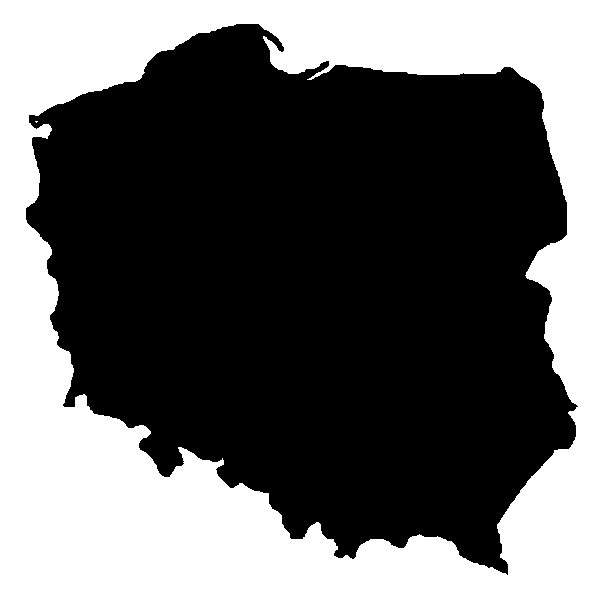
%> input picture matlabCourse/lab8/powierzchnia.bmp, 600 x 600 px
$ octave cw4.m   (GNU Octave 9; MATLAB toolbox functions it lacks are replaced by stand-ins)
%> lines starting %> are read from the running program, lines starting %| are printed output that depends on the picture; in (x1, y1, x2, y2) boxes, pixels count from 0 and x2, y2 are one past the last pixel; in counts of white or black regions, pixels touching at a corner belong together; the program's own positions count from 1
BW1 = imread('powierzchnia.bmp');
%> BW1: size 600x600 logical; 40% white; 2 white regions (1 under 20 px), largest, box (x1, y1, x2, y2) and area: (0, 0, 600, 600) 144070
SE = ones(20, 20);
BW2 = imerode(BW1, SE);
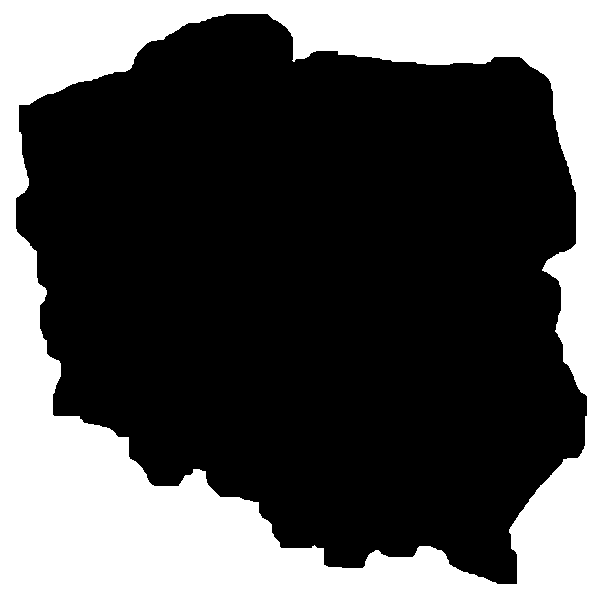
%> BW2: size 600x600 logical; 32.8% white; 1 white region, box (x1, y1, x2, y2) and area: (0, 0, 600, 600) 118184
BW3 = imdilate(BW2, SE);
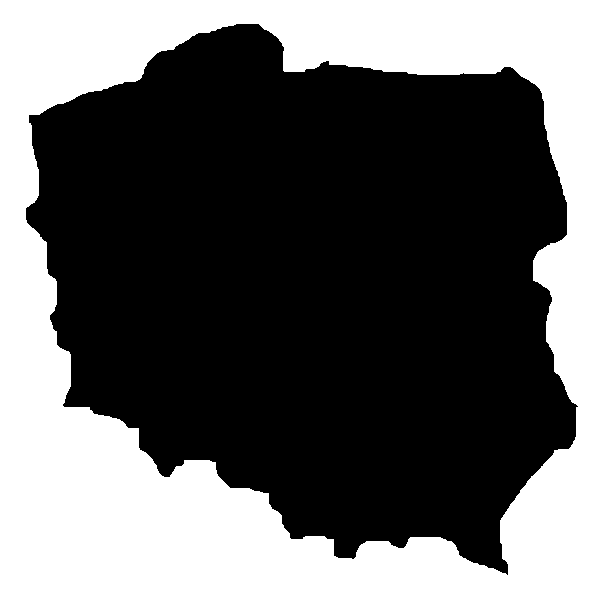
%> BW3: size 600x600 logical; 39.5% white; 1 white region, box (x1, y1, x2, y2) and area: (0, 0, 600, 600) 142219
imshow(BW1)
figure, imshow(BW3)

$ run again, with matlabCourse/lab8/kontur.bmp copied over matlabCourse/lab8/powierzchnia.bmp
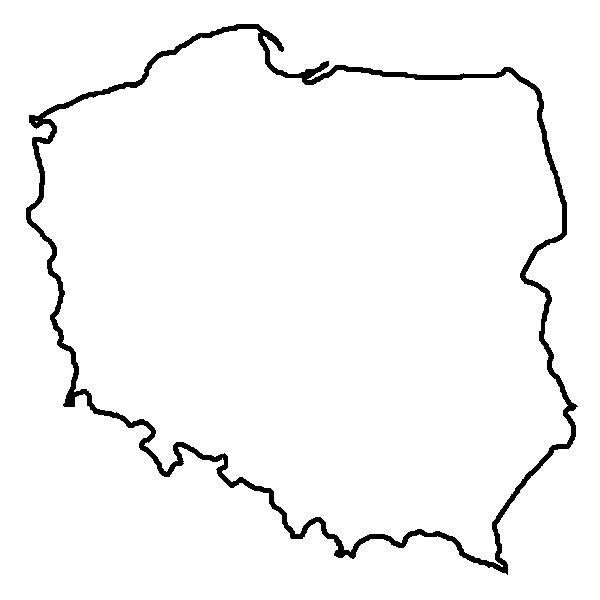
%> input picture matlabCourse/lab8/kontur.bmp, 600 x 600 px
%> BW1: size 600x600 logical; 96.7% white; 1 black region, box (x1, y1, x2, y2) and area: (26, 24, 578, 575) 11734
%> `BW2 = imerode(BW1, SE);`:
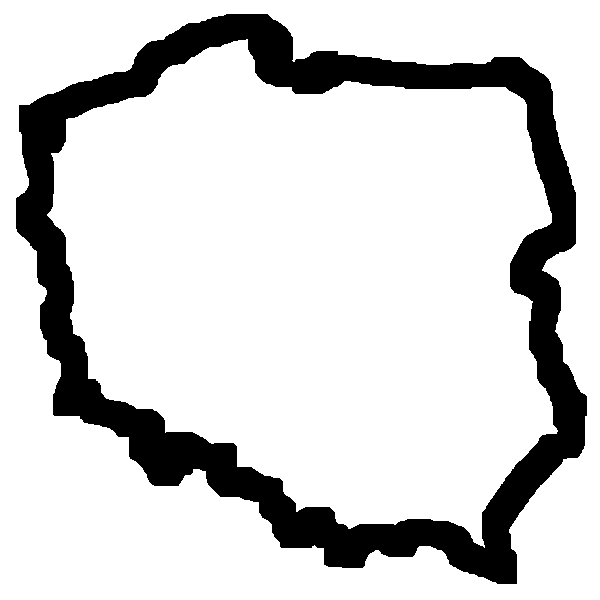
%> BW2: size 600x600 logical; 83.1% white; 1 black region, box (x1, y1, x2, y2) and area: (16, 14, 587, 584) 60772
%> `BW3 = imdilate(BW2, SE);`:
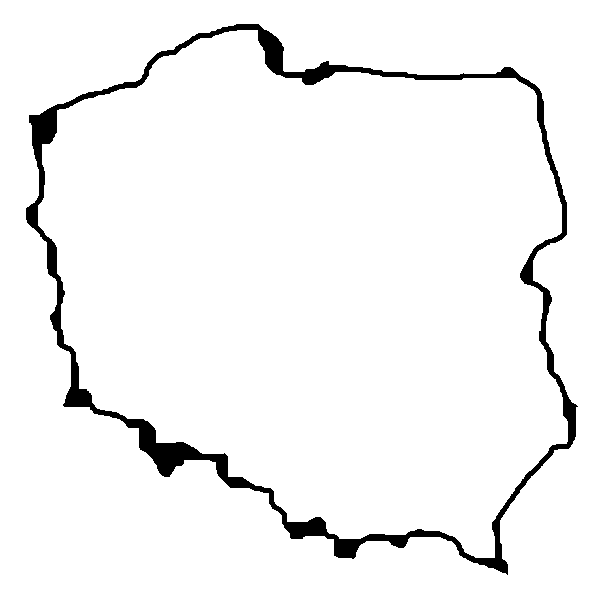
%> BW3: size 600x600 logical; 95.7% white; 1 black region, box (x1, y1, x2, y2) and area: (26, 24, 578, 575) 15305
